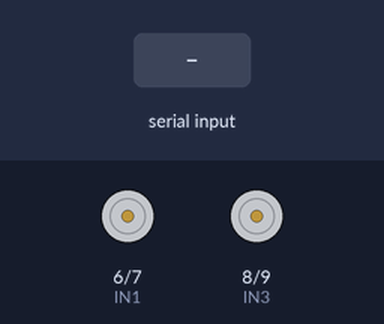
The sketch below on a simulated Arduino Uno, built with avr-gcc and run on an emulated ATmega328P. On the bench: motor-driver pin pairs drawn as motors (green arrow = first pin HIGH = forward, orange = second pin HIGH = backward, longer = more drive, scaled by the enable pin). Inputs (shaded band) come from the test bench.

Above: at 1.2 s.
1.3 s: "F" received over Serial
At 1.6 s:
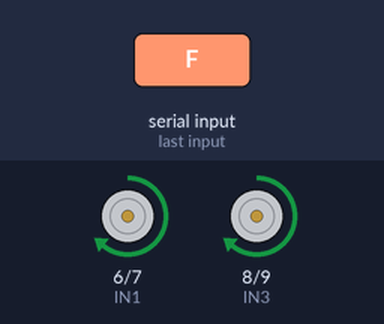
2.8 s: "B" received over Serial
At 4.0 s:
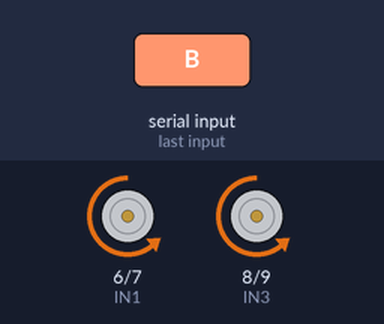
4.3 s: "L" received over Serial
At 5.1 s:
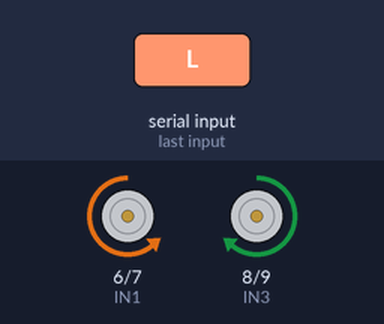
5.8 s: "R" received over Serial
At 6.3 s:
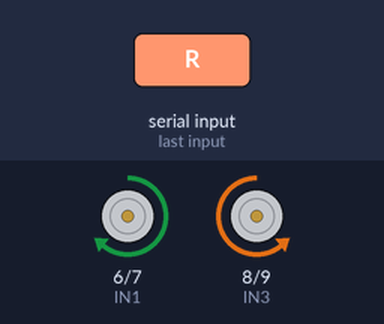
7.3 s: "S" received over Serial
At 8.6 s:
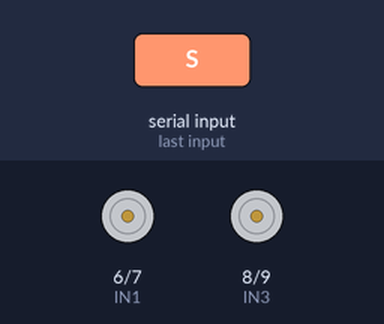
Timing chart, 0 to 9.8 s (numbered marks = the images above; inputs shaded):
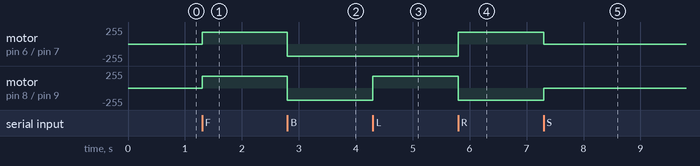

The sketch:

robot_code.ino
```cpp
// Motor pins
int ENA = 5;
int IN1 = 6;
int IN2 = 7;
int IN3 = 8;
int IN4 = 9;
int ENB = 10;

char command;

void setup()
{
  Serial.begin(9600);

  pinMode(ENA, OUTPUT);
  pinMode(IN1, OUTPUT);
  pinMode(IN2, OUTPUT);
  pinMode(IN3, OUTPUT);
  pinMode(IN4, OUTPUT);
  pinMode(ENB, OUTPUT);

  stopRobot();
}

void loop()
{
  if (Serial.available())
  {
    command = Serial.read();

    if (command == 'F')
    {
      moveForward();
    }
    else if (command == 'B')
    {
      moveBackward();
    }
    else if (command == 'L')
    {
      turnLeft();
    }
    else if (command == 'R')
    {
      turnRight();
    }
    else if (command == 'S')
    {
      stopRobot();
    }
  }
}

void moveForward()
{
  digitalWrite(IN1, HIGH);
  digitalWrite(IN2, LOW);
  digitalWrite(IN3, HIGH);
  digitalWrite(IN4, LOW);

  analogWrite(ENA, 180);
  analogWrite(ENB, 180);
}

void moveBackward()
{
  digitalWrite(IN1, LOW);
  digitalWrite(IN2, HIGH);
  digitalWrite(IN3, LOW);
  digitalWrite(IN4, HIGH);

  analogWrite(ENA, 180);
  analogWrite(ENB, 180);
}

void turnLeft()
{
  digitalWrite(IN1, LOW);
  digitalWrite(IN2, HIGH);
  digitalWrite(IN3, HIGH);
  digitalWrite(IN4, LOW);

  analogWrite(ENA, 180);
  analogWrite(ENB, 180);
}

void turnRight()
{
  digitalWrite(IN1, HIGH);
  digitalWrite(IN2, LOW);
  digitalWrite(IN3, LOW);
  digitalWrite(IN4, HIGH);

  analogWrite(ENA, 180);
  analogWrite(ENB, 180);
}

void stopRobot()
{
  digitalWrite(IN1, LOW);
  digitalWrite(IN2, LOW);
  digitalWrite(IN3, LOW);
  digitalWrite(IN4, LOW);
}
```

Measured:
- after the input at 1.3 s, motor on pin 6 (IN1) / pin 7 (IN2), motor on pin 8 (IN3) / pin 9 (IN4): stopped → forward 180/255 at once
- after the input at 2.8 s, motor on pin 6 (IN1) / pin 7 (IN2), motor on pin 8 (IN3) / pin 9 (IN4): forward 180/255 → backward 180/255 at once
- after the input at 4.3 s, motor on pin 8 (IN3) / pin 9 (IN4): backward 180/255 → forward 180/255 at once
- after the input at 5.8 s, motor on pin 6 (IN1) / pin 7 (IN2): backward 180/255 → forward 180/255 at once; motor on pin 8 (IN3) / pin 9 (IN4): forward 180/255 → backward 180/255 at once
- after the input at 7.3 s, motor on pin 6 (IN1) / pin 7 (IN2): forward 180/255 → stopped at once; motor on pin 8 (IN3) / pin 9 (IN4): backward 180/255 → stopped at once
